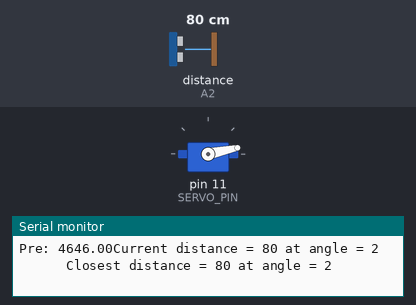
Bench run of a sketch on a simulated Arduino Uno, built with avr-gcc and run on an emulated ATmega328P. Parts: servo, the last lines printed to the serial monitor. Wiring (inferred from the names in the program): ultrasonic range finder: trigger A1; echo A2. Inputs (shaded band) come from the test bench; at power-on: distance to the obstacle (sensor on A2) 80 cm. The echo pulse lasts 58.3 µs per cm.

Above: at 0.08 s.
At 1.2 s:
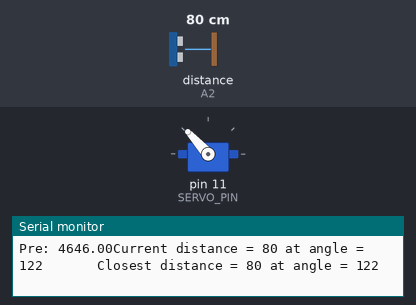
1.3 s: distance to the obstacle (sensor on A2) set to 120 cm
At 8.9 s:
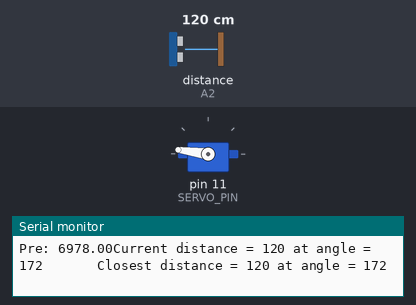
Timing chart, 0 to 9.1 s (numbered marks = the images above; inputs shaded):
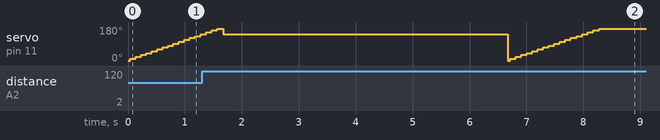

The sketch:

test_servo.ino
```cpp
#include <Servo.h>
#define SERVO_PIN 11

Servo servo;
int Trig = A1;
int Echo = A2;
int a = 0;
bool forward = true;

void setup() {
  Serial.begin(9600);
  servo.attach(SERVO_PIN);
  pinMode(Trig, OUTPUT);
  pinMode(Echo, INPUT);
}

void loop() {
  //Program to turn towards thing.
  int closestDistance = 300;
  int closestAngle = 80;
  for(int angle = 2; angle < 180; angle+=10)
  {
    servo.write(angle);
    int currentDistance = Distance_test();
    if(currentDistance <= closestDistance)
    {
      closestAngle = angle;
      closestDistance = currentDistance;
    }
    Serial.print("Current distance = ");
    Serial.print(currentDistance);
    Serial.print(" at angle = ");
    Serial.print(angle);
    Serial.print("       Closest distance = ");
    Serial.print(closestDistance);
    Serial.print(" at angle = ");
    Serial.println(closestAngle);
    delay(10);
  }
  servo.write(closestAngle);
  delay(5000);
}

// PROGRAM COPIED FROM https://maker.pro/arduino/tutorial/an-ultrasonic-object-following-robot
int Distance_test() {

  digitalWrite(Trig, LOW);
  delayMicroseconds(2);
  digitalWrite(Trig, HIGH);
  delayMicroseconds(20);
  digitalWrite(Trig, LOW);

  float Fdistance = pulseIn(Echo, HIGH);
  Serial.print("Pre: ");
  Serial.print(Fdistance);
  Fdistance= Fdistance / 58;
  return (int)Fdistance;
}
```
